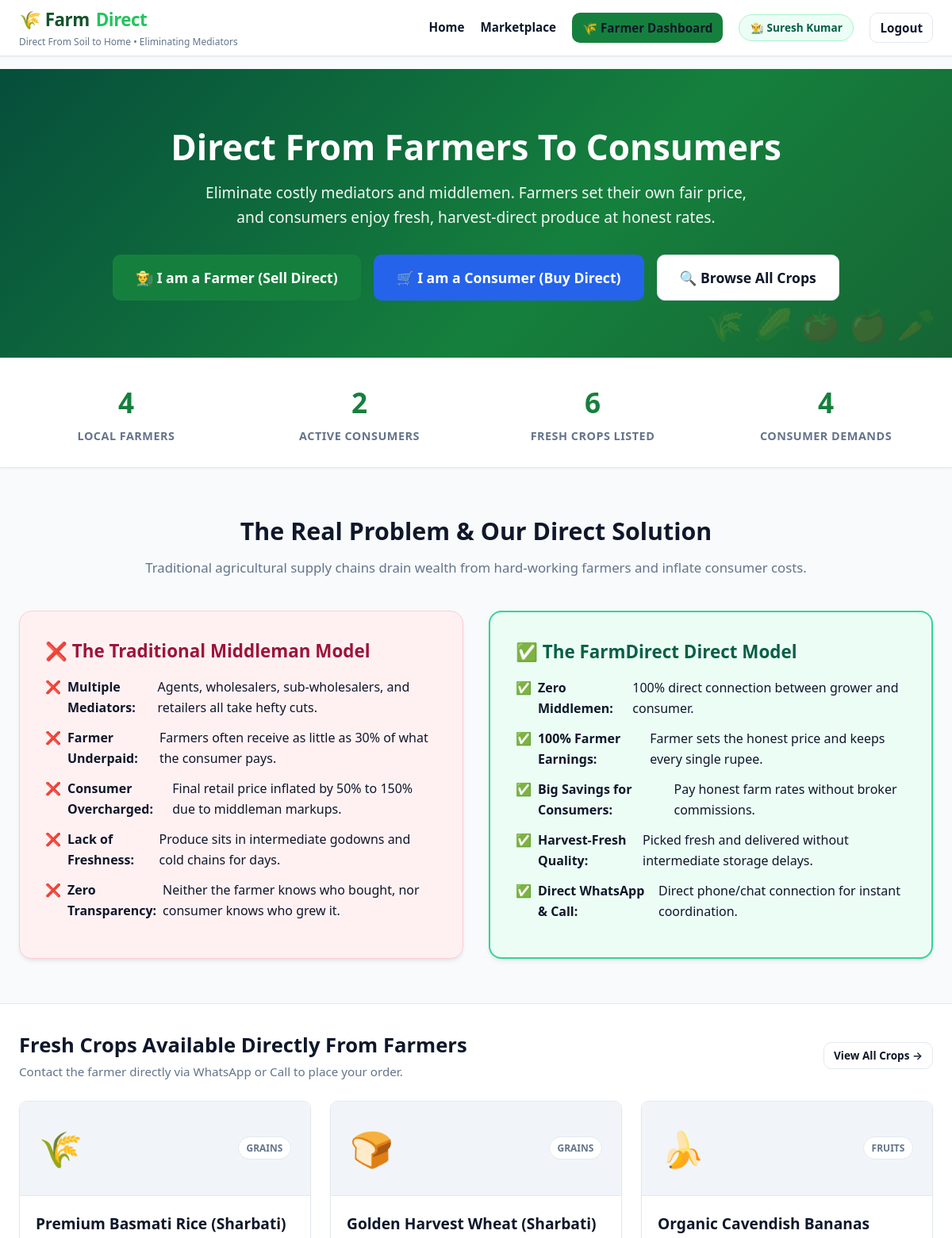
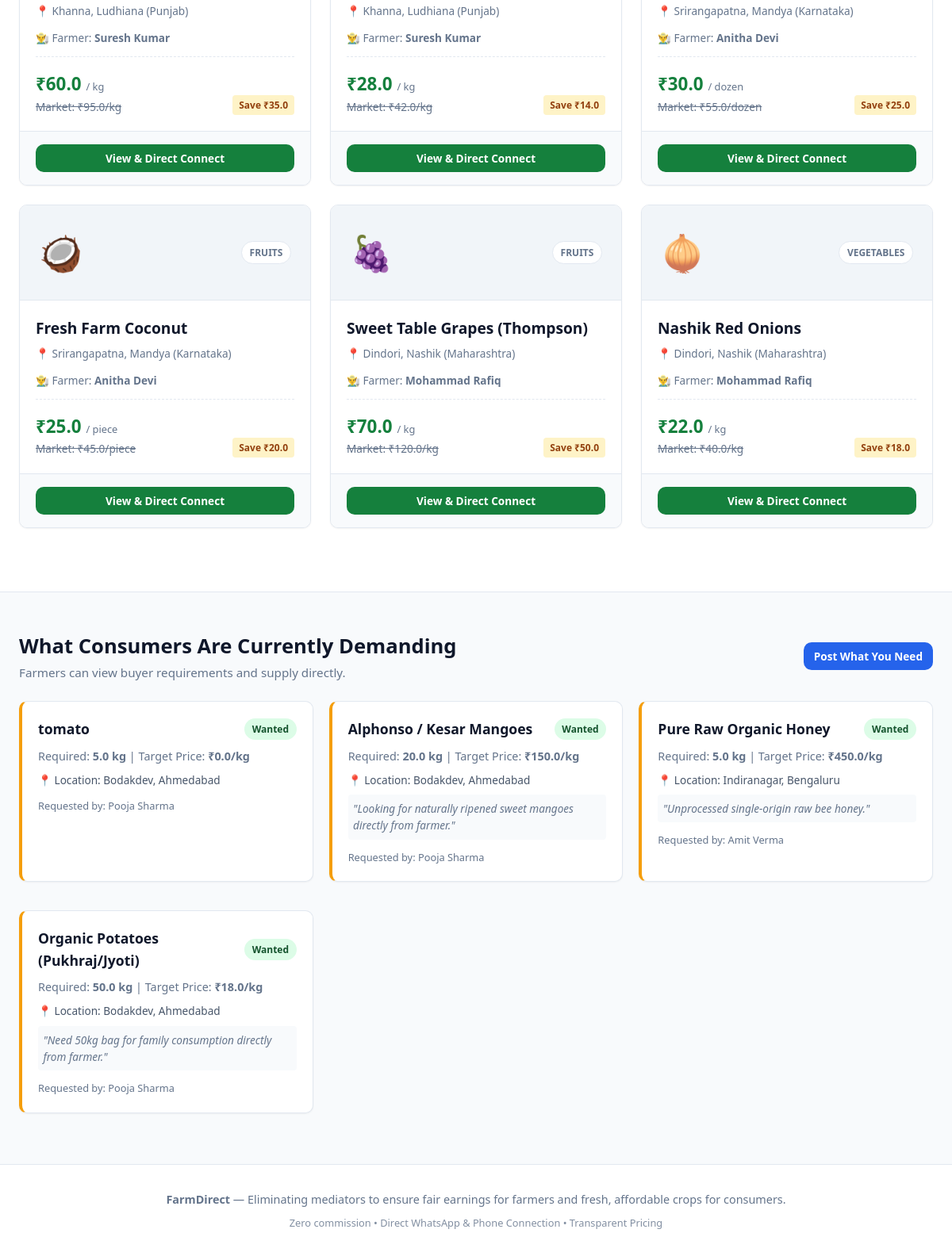
/ (signed in), run on the app's committed database (2 pictures, top to bottom).
### tables this page shows
CREATE TABLE users (
        id INTEGER PRIMARY KEY AUTOINCREMENT,
        role TEXT NOT NULL CHECK(role IN ('farmer', 'consumer')),
        name TEXT NOT NULL,
        phone TEXT NOT NULL,
        email TEXT UNIQUE,
        password_hash TEXT NOT NULL,
        state TEXT,
        district TEXT,
        city_village TEXT NOT NULL,
        address TEXT,
        created_at TIMESTAMP DEFAULT CURRENT_TIMESTAMP
    );

CREATE TABLE crops (
        id INTEGER PRIMARY KEY AUTOINCREMENT,
        farmer_id INTEGER NOT NULL,
        crop_name TEXT NOT NULL,
        category TEXT NOT NULL,
        price REAL NOT NULL,
        unit TEXT NOT NULL DEFAULT 'kg',
        quantity REAL NOT NULL,
        harvest_date TEXT,
        description TEXT,
        image_emoji TEXT DEFAULT '🌾',
        location TEXT NOT NULL,
        estimated_market_price REAL,
        status TEXT NOT NULL DEFAULT 'available' CHECK(status IN ('available', 'sold_out')),
        created_at TIMESTAMP DEFAULT CURRENT_TIMESTAMP,
        FOREIGN KEY (farmer_id) REFERENCES users (id) ON DELETE CASCADE
    );

CREATE TABLE demands (
        id INTEGER PRIMARY KEY AUTOINCREMENT,
        consumer_id INTEGER NOT NULL,
        crop_name TEXT NOT NULL,
        category TEXT NOT NULL,
        target_price REAL,
        quantity REAL NOT NULL,
        unit TEXT NOT NULL DEFAULT 'kg',
        location TEXT NOT NULL,
        notes TEXT,
        status TEXT NOT NULL DEFAULT 'active' CHECK(status IN ('active', 'fulfilled')),
        created_at TIMESTAMP DEFAULT CURRENT_TIMESTAMP,
        FOREIGN KEY (consumer_id) REFERENCES users (id) ON DELETE CASCADE
    );

### app.py (the view)
@app.route('/')
def index():
    stats = db.get_stats()
    recent_crops = db.get_all_crops()[:6]
    recent_demands = db.get_all_demands()[:4]
    return render_template('index.html', stats=stats, recent_crops=recent_crops, recent_demands=recent_demands)

### app.py (called while the page is built)
@app.context_processor
def inject_user():
    user = None
    if 'user_id' in session:
        user = db.get_user_by_id(session['user_id'])
    return dict(current_user=user)

### database.py (called while the page is built)
def get_db_connection():
    conn = sqlite3.connect(DB_PATH)
    conn.row_factory = sqlite3.Row
    return conn

def get_user_by_id(user_id):
    conn = get_db_connection()
    user = conn.execute("SELECT * FROM users WHERE id = ?", (user_id,)).fetchone()
    conn.close()
    return user

def get_all_demands(location=""):
    conn = get_db_connection()
    query = """
        SELECT d.*, u.name as consumer_name, u.phone as consumer_phone, u.district as consumer_district
        FROM demands d
        JOIN users u ON d.consumer_id = u.id
        WHERE d.status = 'active'
    """
    params = []
    if location:
        query += " AND (d.location LIKE ? OR u.district LIKE ?)"
        params.extend([f"%{location}%", f"%{location}%"])
    query += " ORDER BY d.created_at DESC"
    demands = conn.execute(query, params).fetchall()
    conn.close()
    return demands

def get_stats():
    conn = get_db_connection()
    total_farmers = conn.execute("SELECT COUNT(*) FROM users WHERE role = 'farmer'").fetchone()[0]
    total_consumers = conn.execute("SELECT COUNT(*) FROM users WHERE role = 'consumer'").fetchone()[0]
    active_crops = conn.execute("SELECT COUNT(*) FROM crops WHERE status = 'available'").fetchone()[0]
    active_demands = conn.execute("SELECT COUNT(*) FROM demands WHERE status = 'active'").fetchone()[0]
    conn.close()
    return {
        "farmers": total_farmers,
        "consumers": total_consumers,
        "crops": active_crops,
        "demands": active_demands
    }

### templates/index.html (shortened to what this page needs)
{% extends "base.html" %}
{% block content %}
<section class="hero">
    <div class="container">
        <h1>Direct From Farmers To Consumers</h1>
        <p>Eliminate costly mediators and middlemen. Farmers set their own fair price, and consumers enjoy fresh, harvest-direct produce at honest rates.</p>
        <div class="hero-actions">
            <a href="{{ url_for('farmer_login') }}" class="btn btn-farmer" style="font-size: 1.1rem; padding: 0.85rem 1.75rem;">
                👨‍🌾 I am a Farmer (Sell Direct)
            </a>
            <a href="{{ url_for('consumer_login') }}" class="btn btn-consumer" style="font-size: 1.1rem; padding: 0.85rem 1.75rem;">
                🛒 I am a Consumer (Buy Direct)
            </a>
            <a href="{{ url_for('marketplace') }}" class="btn btn-secondary" style="font-size: 1.1rem; padding: 0.85rem 1.75rem;">
                🔍 Browse All Crops
            </a>
        </div>
    </div>
</section>
<section class="stats-bar">
    <div class="container">
        <div class="stats-grid">
            <div class="stat-item">
                <h3>{{ stats.farmers }}</h3>
                <p>Local Farmers</p>
            </div>
            <div class="stat-item">
                <h3>{{ stats.consumers }}</h3>
                <p>Active Consumers</p>
            </div>
            <div class="stat-item">
                <h3>{{ stats.crops }}</h3>
                <p>Fresh Crops Listed</p>
            </div>
            <div class="stat-item">
                <h3>{{ stats.demands }}</h3>
                <p>Consumer Demands</p>
            </div>
        </div>
    </div>
</section>
<section class="comparison-section">
    <div class="container">
        <h2 class="section-title">The Real Problem & Our Direct Solution</h2>
        <p class="section-subtitle">Traditional agricultural supply chains drain wealth from hard-working farmers and inflate consumer costs.</p>
        <div class="comparison-grid">
            <div class="comparison-card mediator">
                <h3>❌ The Traditional Middleman Model</h3>
                <ul class="comparison-list">
                    <li>❌ <strong>Multiple Mediators:</strong> Agents, wholesalers, sub-wholesalers, and retailers all take hefty cuts.</li>
                    <li>❌ <strong>Farmer Underpaid:</strong> Farmers often receive as little as 30% of what the consumer pays.</li>
                    <li>❌ <strong>Consumer Overcharged:</strong> Final retail price inflated by 50% to 150% due to middleman markups.</li>
                    <li>❌ <strong>Lack of Freshness:</strong> Produce sits in intermediate godowns and cold chains for days.</li>
                    <li>❌ <strong>Zero Transparency:</strong> Neither the farmer knows who bought, nor consumer knows who grew it.</li>
                </ul>
            </div>
            <div class="comparison-card direct">
                <h3>✅ The FarmDirect Direct Model</h3>
                <ul class="comparison-list">
                    <li>✅ <strong>Zero Middlemen:</strong> 100% direct connection between grower and consumer.</li>
                    <li>✅ <strong>100% Farmer Earnings:</strong> Farmer sets the honest price and keeps every single rupee.</li>
                    <li>✅ <strong>Big Savings for Consumers:</strong> Pay honest farm rates without broker commissions.</li>
                    <li>✅ <strong>Harvest-Fresh Quality:</strong> Picked fresh and delivered without intermediate storage delays.</li>
                    <li>✅ <strong>Direct WhatsApp & Call:</strong> Direct phone/chat connection for instant coordination.</li>
                </ul>
            </div>
        </div>
    </div>
</section>
<section style="padding: 2rem 0; background: #ffffff; border-top: 1px solid var(--border-color); border-bottom: 1px solid var(--border-color);">
    <div class="container">
        <div style="display: flex; justify-content: space-between; align-items: center; margin-bottom: 1.5rem;">
            <div>
                <h2 style="font-size: 1.6rem; font-weight: 800; color: var(--text-dark);">Fresh Crops Available Directly From Farmers</h2>
                <p style="color: var(--text-muted); font-size: 0.95rem;">Contact the farmer directly via WhatsApp or Call to place your order.</p>
            </div>
            <a href="{{ url_for('marketplace') }}" class="btn btn-secondary btn-sm">View All Crops &rarr;</a>
        </div>
        <div class="crops-grid">
            {% for crop in recent_crops %}
            <div class="crop-card">
                <div class="crop-card-header">
                    <span class="crop-emoji">{{ crop.image_emoji }}</span>
                    <span class="crop-category-badge">{{ crop.category }}</span>
                </div>
                <div class="crop-card-body">
                    <h3 class="crop-card-title">{{ crop.crop_name }}</h3>
                    <div class="crop-location">
                        📍 {{ crop.location }}
                    </div>
                    <p style="font-size: 0.85rem; color: var(--text-muted); margin-bottom: 0.75rem;">
                        👨‍🌾 Farmer: <strong>{{ crop.farmer_name }}</strong>
                    </p>
                    <div class="crop-pricing">
                        <div>
                            <div class="direct-price">₹{{ crop.price }} <span>/ {{ crop.unit }}</span></div>
                            {% if crop.estimated_market_price %}
                            <div class="market-price-strike">Market: ₹{{ crop.estimated_market_price }}/{{ crop.unit }}</div>
                            {% endif %}
                        </div>
                        {% if crop.estimated_market_price and crop.estimated_market_price > crop.price %}
                        <div class="savings-pill">
                            Save ₹{{ (crop.estimated_market_price - crop.price)|round }}
                        </div>
                        {% endif %}
                    </div>
                </div>
                <div class="crop-card-footer">
                    <a href="{{ url_for('crop_detail', crop_id=crop.id) }}" class="btn btn-primary btn-sm btn-block">
                        View & Direct Connect
                    </a>
                </div>
            </div>
            {% endfor %}
        </div>
    </div>
</section>
<section style="padding: 3rem 0;">
    <div class="container">
        <div style="display: flex; justify-content: space-between; align-items: center; margin-bottom: 1.5rem;">
            <div>
                <h2 style="font-size: 1.6rem; font-weight: 800; color: var(--text-dark);">What Consumers Are Currently Demanding</h2>
                <p style="color: var(--text-muted); font-size: 0.95rem;">Farmers can view buyer requirements and supply directly.</p>
            </div>
            {% if session.get('role') == 'consumer' %}
            <a href="{{ url_for('consumer_dashboard') }}" class="btn btn-consumer btn-sm">+ Post A Crop Requirement</a>
            {% else %}
            <a href="{{ url_for('consumer_login') }}" class="btn btn-consumer btn-sm">Post What You Need</a>
            {% endif %}
        </div>
        <div style="display: grid; grid-template-columns: repeat(auto-fill, minmax(320px, 1fr)); gap: 1.25rem;">
            {% for demand in recent_demands %}
            <div class="demand-card">
                <div class="demand-header">
                    <span class="demand-title">{{ demand.crop_name }}</span>
                    <span class="badge badge-available">Wanted</span>
                </div>
                <p style="font-size: 0.9rem; color: var(--text-muted); margin-bottom: 0.5rem;">
                    Required: <strong>{{ demand.quantity }} {{ demand.unit }}</strong> | Target Price: <strong>₹{{ demand.target_price }}/{{ demand.unit }}</strong>
                </p>
                <div style="font-size: 0.85rem; color: #475569;">
                    📍 Location: {{ demand.location }}
                </div>
                {% if demand.notes %}
                <p style="font-size: 0.85rem; font-style: italic; color: #64748b; margin-top: 0.5rem; background: #f8fafc; padding: 0.4rem; border-radius: 4px;">
                    "{{ demand.notes }}"
                </p>
                {% endif %}
                <div style="margin-top: 0.75rem; font-size: 0.8rem; color: var(--text-muted);">
                    Requested by: {{ demand.consumer_name }}
                </div>
            </div>
            {% endfor %}
        </div>
    </div>
</section>
{% endblock %}

### templates/base.html (shortened to what this page needs)
<!DOCTYPE html>
<html lang="en">
<head>
    <link rel="stylesheet" href="{{ url_for('static', filename='css/style.css') }}">
</head>
<body>
    <nav class="navbar">
        <div class="container nav-content">
            <div>
                <a href="{{ url_for('index') }}" class="brand-logo">
                    🌾 Farm<span class="highlight">Direct</span>
                </a>
                <span class="brand-tagline">Direct From Soil to Home • Eliminating Mediators</span>
            </div>
            <ul class="nav-links">
                <li><a href="{{ url_for('index') }}">Home</a></li>
                <li><a href="{{ url_for('marketplace') }}">Marketplace</a></li>
                {% if session.get('user_id') %}
                    {% if session.get('role') == 'farmer' %}
                        <li><a href="{{ url_for('farmer_dashboard') }}" class="btn btn-sm btn-farmer">🌾 Farmer Dashboard</a></li>
                        <li><span class="user-badge farmer">👨‍🌾 {{ session.get('user_name') }}</span></li>
                    {% elif session.get('role') == 'consumer' %}
                        <li><a href="{{ url_for('consumer_dashboard') }}" class="btn btn-sm btn-consumer">🛒 Consumer Dashboard</a></li>
                        <li><span class="user-badge consumer">👤 {{ session.get('user_name') }}</span></li>
                    {% endif %}
                    <li><a href="{{ url_for('logout') }}" class="btn btn-sm btn-secondary">Logout</a></li>
                {% else %}
                    <li><a href="{{ url_for('farmer_login') }}" class="btn btn-sm btn-farmer">👨‍🌾 Farmer Login</a></li>
                    <li><a href="{{ url_for('consumer_login') }}" class="btn btn-sm btn-consumer">🛒 Consumer Login</a></li>
                {% endif %}
            </ul>
        </div>
    </nav>
    <div class="container flash-container">
    </div>
    <main>
        {% block content %}{% endblock %}
    </main>
    <footer>
        <div class="container">
            <p><strong>FarmDirect</strong> — Eliminating mediators to ensure fair earnings for farmers and fresh, affordable crops for consumers.</p>
            <p style="margin-top: 0.5rem; font-size: 0.8rem; opacity: 0.8;">Zero commission • Direct WhatsApp & Phone Connection • Transparent Pricing</p>
        </div>
    </footer>
</body>
</html>

### data on the page
users: get "Suresh Kumar"
crops: image_emoji "🌾", category "GRAINS", crop_name "Premium Basmati Rice (Sharbati)", location "Khanna, Ludhiana (Punjab)", farmer_name "Suresh Kumar", price "60.0", unit "kg", estimated_market_price "95.0", (crop.estimated_market_price-crop.price)|round "35.0"
crops: image_emoji "🍞", category "GRAINS", crop_name "Golden Harvest Wheat (Sharbati)", location "Khanna, Ludhiana (Punjab)", farmer_name "Suresh Kumar", price "28.0", unit "kg", estimated_market_price "42.0", (crop.estimated_market_price-crop.price)|round "14.0"
crops: image_emoji "🍌", category "FRUITS", crop_name "Organic Cavendish Bananas", location "Srirangapatna, Mandya (Karnataka)", farmer_name "Anitha Devi", price "30.0", unit "dozen", estimated_market_price "55.0", (crop.estimated_market_price-crop.price)|round "25.0"
crops: image_emoji "🥥", category "FRUITS", crop_name "Fresh Farm Coconut", location "Srirangapatna, Mandya (Karnataka)", farmer_name "Anitha Devi", price "25.0", unit "piece", estimated_market_price "45.0", (crop.estimated_market_price-crop.price)|round "20.0"
crops: image_emoji "🍇", category "FRUITS", crop_name "Sweet Table Grapes (Thompson)", location "Dindori, Nashik (Maharashtra)", farmer_name "Mohammad Rafiq", price "70.0", unit "kg", estimated_market_price "120.0", (crop.estimated_market_price-crop.price)|round "50.0"
crops: image_emoji "🧅", category "VEGETABLES", crop_name "Nashik Red Onions", location "Dindori, Nashik (Maharashtra)", farmer_name "Mohammad Rafiq", price "22.0", unit "kg", estimated_market_price "40.0", (crop.estimated_market_price-crop.price)|round "18.0"
demands: crop_name "tomato", quantity "5.0", unit "kg", target_price "0.0", location "Bodakdev, Ahmedabad", consumer_name "Pooja Sharma"
demands: crop_name "Alphonso / Kesar Mangoes", quantity "20.0", unit "kg", target_price "150.0", location "Bodakdev, Ahmedabad", notes "Looking for naturally ripened sweet mangoes directly from farmer.", consumer_name "Pooja Sharma"
demands: crop_name "Pure Raw Organic Honey", quantity "5.0", unit "kg", target_price "450.0", location "Indiranagar, Bengaluru", notes "Unprocessed single-origin raw bee honey.", consumer_name "Amit Verma"
demands: crop_name "Organic Potatoes (Pukhraj/Jyoti)", quantity "50.0", unit "kg", target_price "18.0", location "Bodakdev, Ahmedabad", notes "Need 50kg bag for family consumption directly from farmer.", consumer_name "Pooja Sharma"

### other printed values
{{ stats.farmers }} "4"
{{ stats.consumers }} "2"
{{ stats.crops }} "6"
{{ stats.demands }} "4"
